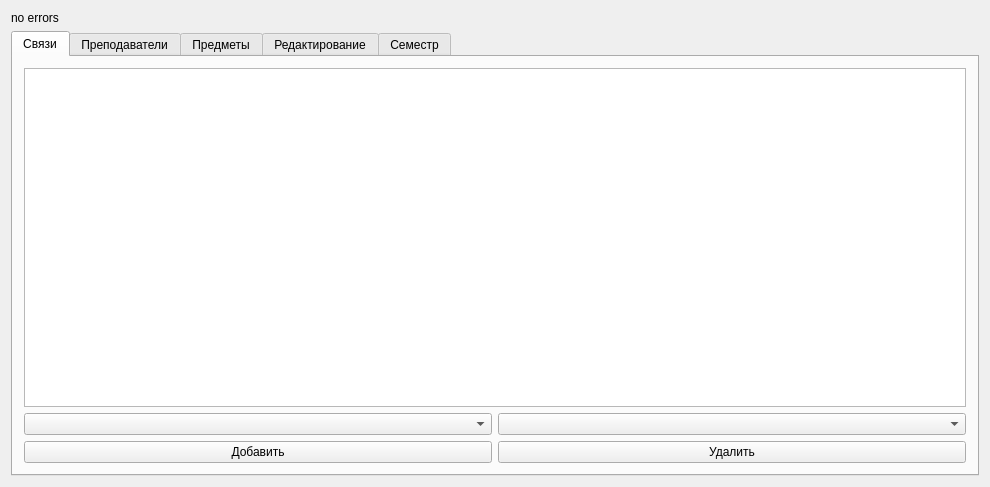
<?xml version="1.0" encoding="UTF-8"?>
<ui version="4.0">
 <class>MainWindow</class>
 <widget class="QMainWindow" name="MainWindow">
  <property name="geometry">
   <rect>
    <x>0</x>
    <y>0</y>
    <width>990</width>
    <height>487</height>
   </rect>
  </property>
  <property name="windowTitle">
   <string>MainWindow</string>
  </property>
  <widget class="QWidget" name="centralWidget">
   <layout class="QGridLayout" name="gridLayout">
    <item row="1" column="1">
     <widget class="QLabel" name="labele">
      <property name="text">
       <string>no errors</string>
      </property>
     </widget>
    </item>
    <item row="2" column="1">
     <widget class="QTabWidget" name="tabWidget">
      <property name="currentIndex">
       <number>0</number>
      </property>
      <widget class="QWidget" name="tabC">
       <attribute name="title">
        <string>Связи</string>
       </attribute>
       <layout class="QGridLayout" name="gridLayout_4">
        <item row="0" column="2">
         <widget class="QTableView" name="tableC">
          <property name="selectionMode">
           <enum>QAbstractItemView::SingleSelection</enum>
          </property>
          <property name="selectionBehavior">
           <enum>QAbstractItemView::SelectRows</enum>
          </property>
          <attribute name="verticalHeaderVisible">
           <bool>false</bool>
          </attribute>
         </widget>
        </item>
        <item row="1" column="2">
         <layout class="QGridLayout" name="gridLayout_10">
          <item row="1" column="1">
           <widget class="QPushButton" name="addC">
            <property name="text">
             <string>Добавить</string>
            </property>
           </widget>
          </item>
          <item row="1" column="2">
           <widget class="QPushButton" name="deleteC">
            <property name="text">
             <string>Удалить</string>
            </property>
           </widget>
          </item>
          <item row="0" column="2">
           <widget class="QComboBox" name="sisCB"/>
          </item>
          <item row="0" column="1">
           <widget class="QComboBox" name="tisCB"/>
          </item>
         </layout>
        </item>
       </layout>
      </widget>
      <widget class="QWidget" name="tabT">
       <property name="layoutDirection">
        <enum>Qt::LeftToRight</enum>
       </property>
       <attribute name="title">
        <string>Преподаватели</string>
       </attribute>
       <layout class="QGridLayout" name="gridLayout_2">
        <item row="0" column="0">
         <widget class="QTableView" name="tableT">
          <property name="editTriggers">
           <set>QAbstractItemView::NoEditTriggers</set>
          </property>
          <property name="selectionMode">
           <enum>QAbstractItemView::SingleSelection</enum>
          </property>
          <property name="selectionBehavior">
           <enum>QAbstractItemView::SelectRows</enum>
          </property>
          <attribute name="verticalHeaderVisible">
           <bool>false</bool>
          </attribute>
         </widget>
        </item>
        <item row="1" column="0">
         <widget class="QFrame" name="frame">
          <property name="frameShape">
           <enum>QFrame::StyledPanel</enum>
          </property>
          <property name="frameShadow">
           <enum>QFrame::Raised</enum>
          </property>
          <layout class="QGridLayout" name="gridLayout_5">
           <item row="3" column="0" colspan="4">
            <widget class="QPushButton" name="addTB">
             <property name="text">
              <string>ДОБАВИТЬ</string>
             </property>
            </widget>
           </item>
           <item row="0" column="0" colspan="4">
            <widget class="QLineEdit" name="lineTN">
             <property name="text">
              <string>Фамилия И.О.</string>
             </property>
            </widget>
           </item>
           <item row="2" column="0" colspan="4">
            <layout class="QHBoxLayout" name="horizontalLayout_2">
             <item>
              <widget class="QComboBox" name="rankCB"/>
             </item>
             <item>
              <widget class="QComboBox" name="posCB"/>
             </item>
             <item>
              <widget class="QComboBox" name="kindCB2"/>
             </item>
            </layout>
           </item>
           <item row="4" column="0" colspan="4">
            <layout class="QHBoxLayout" name="horizontalLayout_3">
             <item>
              <widget class="QPushButton" name="changeTB">
               <property name="text">
                <string>ИЗМЕНИТЬ</string>
               </property>
              </widget>
             </item>
             <item>
              <widget class="QPushButton" name="deleteTB">
               <property name="text">
                <string>УДАЛИТЬ</string>
               </property>
              </widget>
             </item>
            </layout>
           </item>
          </layout>
         </widget>
        </item>
       </layout>
      </widget>
      <widget class="QWidget" name="tabS">
       <attribute name="title">
        <string>Предметы</string>
       </attribute>
       <layout class="QGridLayout" name="gridLayout_3">
        <item row="2" column="0">
         <widget class="QTableView" name="tableS">
          <property name="selectionMode">
           <enum>QAbstractItemView::SingleSelection</enum>
          </property>
          <property name="selectionBehavior">
           <enum>QAbstractItemView::SelectRows</enum>
          </property>
          <attribute name="verticalHeaderVisible">
           <bool>false</bool>
          </attribute>
         </widget>
        </item>
        <item row="4" column="0">
         <widget class="QFrame" name="frame_4">
          <property name="frameShape">
           <enum>QFrame::StyledPanel</enum>
          </property>
          <property name="frameShadow">
           <enum>QFrame::Raised</enum>
          </property>
          <layout class="QGridLayout" name="gridLayout_9">
           <item row="2" column="0">
            <widget class="QComboBox" name="nameCB"/>
           </item>
           <item row="2" column="1">
            <widget class="QComboBox" name="typeCB"/>
           </item>
           <item row="2" column="2">
            <widget class="QComboBox" name="kindCB"/>
           </item>
           <item row="3" column="0" colspan="3">
            <widget class="QPushButton" name="addSB">
             <property name="text">
              <string>Добавить</string>
             </property>
            </widget>
           </item>
           <item row="4" column="0" colspan="3">
            <layout class="QHBoxLayout" name="horizontalLayout">
             <item>
              <widget class="QPushButton" name="changeSB">
               <property name="text">
                <string>Изменить</string>
               </property>
              </widget>
             </item>
             <item>
              <widget class="QPushButton" name="deleteSB">
               <property name="text">
                <string>Удалить</string>
               </property>
              </widget>
             </item>
            </layout>
           </item>
          </layout>
         </widget>
        </item>
       </layout>
      </widget>
      <widget class="QWidget" name="tabE">
       <attribute name="title">
        <string>Редактирование</string>
       </attribute>
       <layout class="QGridLayout" name="gridLayout_6">
        <item row="0" column="1">
         <widget class="QTableView" name="tableG">
          <property name="editTriggers">
           <set>QAbstractItemView::NoEditTriggers</set>
          </property>
          <property name="selectionMode">
           <enum>QAbstractItemView::SingleSelection</enum>
          </property>
          <property name="selectionBehavior">
           <enum>QAbstractItemView::SelectRows</enum>
          </property>
         </widget>
        </item>
        <item row="0" column="0">
         <widget class="QTableView" name="tableN">
          <property name="editTriggers">
           <set>QAbstractItemView::NoEditTriggers</set>
          </property>
          <property name="selectionMode">
           <enum>QAbstractItemView::SingleSelection</enum>
          </property>
          <property name="selectionBehavior">
           <enum>QAbstractItemView::SelectRows</enum>
          </property>
          <property name="iconSize">
           <size>
            <width>0</width>
            <height>0</height>
           </size>
          </property>
         </widget>
        </item>
        <item row="2" column="0">
         <widget class="QFrame" name="frame_2">
          <property name="frameShape">
           <enum>QFrame::StyledPanel</enum>
          </property>
          <property name="frameShadow">
           <enum>QFrame::Raised</enum>
          </property>
          <layout class="QGridLayout" name="gridLayout_7">
           <item row="0" column="0" colspan="2">
            <widget class="QLineEdit" name="lineN"/>
           </item>
           <item row="3" column="1">
            <widget class="QPushButton" name="deleteNB">
             <property name="text">
              <string>Удалить</string>
             </property>
            </widget>
           </item>
           <item row="3" column="0">
            <widget class="QPushButton" name="changeNB">
             <property name="text">
              <string>Изменить</string>
             </property>
            </widget>
           </item>
           <item row="2" column="0" colspan="2">
            <widget class="QPushButton" name="addNB">
             <property name="text">
              <string>Добавить</string>
             </property>
            </widget>
           </item>
          </layout>
         </widget>
        </item>
        <item row="2" column="1">
         <widget class="QFrame" name="frame_3">
          <property name="frameShape">
           <enum>QFrame::StyledPanel</enum>
          </property>
          <property name="frameShadow">
           <enum>QFrame::Raised</enum>
          </property>
          <layout class="QGridLayout" name="gridLayout_8">
           <item row="0" column="0" colspan="2">
            <widget class="QLineEdit" name="lineG"/>
           </item>
           <item row="2" column="0">
            <widget class="QPushButton" name="changeGB">
             <property name="text">
              <string>Изменить</string>
             </property>
            </widget>
           </item>
           <item row="1" column="0" colspan="2">
            <widget class="QPushButton" name="addGB">
             <property name="text">
              <string>Добавить</string>
             </property>
            </widget>
           </item>
           <item row="2" column="1">
            <widget class="QPushButton" name="deleteGB">
             <property name="text">
              <string>Удалить</string>
             </property>
            </widget>
           </item>
          </layout>
         </widget>
        </item>
       </layout>
      </widget>
      <widget class="QWidget" name="tabSem">
       <attribute name="title">
        <string>Семестр</string>
       </attribute>
       <layout class="QGridLayout" name="gridLayout_11">
        <item row="2" column="0">
         <layout class="QHBoxLayout" name="horizontalLayout_4">
          <item>
           <layout class="QVBoxLayout" name="verticalLayout_2">
            <item>
             <widget class="QTableView" name="tableTIS">
              <property name="selectionBehavior">
               <enum>QAbstractItemView::SelectRows</enum>
              </property>
             </widget>
            </item>
            <item>
             <layout class="QHBoxLayout" name="horizontalLayout_7">
              <item>
               <widget class="QComboBox" name="teacherCB"/>
              </item>
              <item>
               <widget class="QLabel" name="timeL">
                <property name="text">
                 <string>Часы: 0</string>
                </property>
               </widget>
              </item>
             </layout>
            </item>
            <item>
             <layout class="QGridLayout" name="gridLayout_12">
              <item row="0" column="0">
               <widget class="QPushButton" name="addTISB">
                <property name="text">
                 <string>Добавить</string>
                </property>
               </widget>
              </item>
              <item row="0" column="1">
               <widget class="QPushButton" name="changeTISB">
                <property name="text">
                 <string>Изменить</string>
                </property>
               </widget>
              </item>
              <item row="1" column="0" colspan="2">
               <widget class="QPushButton" name="deleteTISB">
                <property name="text">
                 <string>Удалить</string>
                </property>
               </widget>
              </item>
             </layout>
            </item>
           </layout>
          </item>
          <item>
           <layout class="QVBoxLayout" name="verticalLayout_3">
            <item>
             <widget class="QTableView" name="tableSIS">
              <property name="selectionBehavior">
               <enum>QAbstractItemView::SelectRows</enum>
              </property>
             </widget>
            </item>
            <item>
             <layout class="QHBoxLayout" name="horizontalLayout_8">
              <item>
               <widget class="QComboBox" name="subjectCB"/>
              </item>
              <item>
               <widget class="QComboBox" name="groupCB"/>
              </item>
              <item>
               <widget class="QSpinBox" name="timeSB">
                <property name="buttonSymbols">
                 <enum>QAbstractSpinBox::PlusMinus</enum>
                </property>
                <property name="prefix">
                 <string>Часы: </string>
                </property>
                <property name="maximum">
                 <number>9999</number>
                </property>
               </widget>
              </item>
             </layout>
            </item>
            <item>
             <layout class="QGridLayout" name="gridLayout_13">
              <item row="0" column="1">
               <widget class="QPushButton" name="changeSISB">
                <property name="text">
                 <string>Изменить</string>
                </property>
               </widget>
              </item>
              <item row="0" column="0">
               <widget class="QPushButton" name="addSISB">
                <property name="text">
                 <string>Добавить</string>
                </property>
               </widget>
              </item>
              <item row="1" column="0" colspan="2">
               <widget class="QPushButton" name="deleteSISB">
                <property name="text">
                 <string>Удалить</string>
                </property>
               </widget>
              </item>
             </layout>
            </item>
           </layout>
          </item>
         </layout>
        </item>
        <item row="0" column="0">
         <layout class="QVBoxLayout" name="verticalLayout">
          <item>
           <layout class="QHBoxLayout" name="horizontalLayout_5">
            <item>
             <widget class="QLineEdit" name="lineSN"/>
            </item>
            <item>
             <widget class="QComboBox" name="semCB">
              <property name="minimumSize">
               <size>
                <width>300</width>
                <height>0</height>
               </size>
              </property>
             </widget>
            </item>
           </layout>
          </item>
          <item>
           <layout class="QHBoxLayout" name="horizontalLayout_6">
            <item>
             <widget class="QPushButton" name="addSemB">
              <property name="text">
               <string>Создать</string>
              </property>
             </widget>
            </item>
            <item>
             <widget class="QPushButton" name="changeSemB">
              <property name="text">
               <string>Изменить</string>
              </property>
             </widget>
            </item>
            <item>
             <widget class="QPushButton" name="deleteSemB">
              <property name="text">
               <string>Удалить</string>
              </property>
             </widget>
            </item>
            <item>
             <widget class="QPushButton" name="selectSemB">
              <property name="text">
               <string>Выбрать</string>
              </property>
             </widget>
            </item>
           </layout>
          </item>
         </layout>
        </item>
       </layout>
      </widget>
     </widget>
    </item>
   </layout>
  </widget>
 </widget>
 <layoutdefault spacing="6" margin="11"/>
 <resources/>
 <connections/>
</ui>
